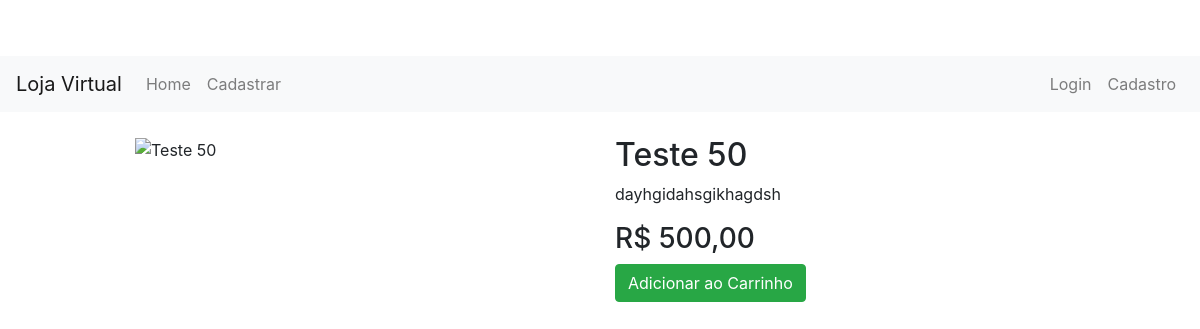
The app's page /produto.php?id=9 with its own data.
### tables this page shows
CREATE TABLE `produtos` (
  `id` int(11) NOT NULL,
  `nome` varchar(100) DEFAULT NULL,
  `descricao` text DEFAULT NULL,
  `preco` decimal(10,2) DEFAULT NULL,
  `estoque` int(11) DEFAULT NULL,
  `imagem` varchar(255) DEFAULT NULL,
  `categoria` varchar(50) DEFAULT NULL,
  `foto` varchar(255) NOT NULL
);

### produto.php (the view, shortened to what this page needs)
<?php
include 'db_connect.php';
if (isset($_GET['id'])) {
    $id = intval($_GET['id']);
    $sql = "SELECT * FROM produtos WHERE id = ?";
    $stmt = $conn->prepare($sql);
    $stmt->bind_param("i", $id);
    $stmt->execute();
    $result = $stmt->get_result();
    if ($result->num_rows > 0) {
        $row = $result->fetch_assoc();
    } else {
        echo "Produto não encontrado.";
        exit();
    }
} else {
    echo "ID do produto não especificado.";
    exit();
}
?>
<!DOCTYPE html>
<html lang="pt-br">
<head>
    <link href="https://stackpath.bootstrapcdn.com/bootstrap/4.5.2/css/bootstrap.min.css" rel="stylesheet">
    <link rel="stylesheet" href="styles.css">
</head>
<body>
<nav class="navbar navbar-expand-lg navbar-light bg-light">
    <a class="navbar-brand" href="index.php">Loja Virtual</a>
    <div class="collapse navbar-collapse">
        <ul class="navbar-nav mr-auto">
            <li class="nav-item">
                <a class="nav-link" href="index.php">Home</a>
            </li>
            <li class="nav-item">
                <a class="nav-link" href="cadastrar.php">Cadastrar</a>
            </li>
        </ul>
        <ul class="navbar-nav ml-auto">
            <?php if (isset($_SESSION['usuario_id'])): ?>
                <li class="nav-item">
                    <span class="navbar-text">Bem-vindo, <?php echo htmlspecialchars($_SESSION['user_name']); ?>!</span>
                </li>
                <li class="nav-item">
                    <a class="nav-link" href="logout.php">
                        <i class="fas fa-user"></i> Sair
                    </a>
                </li>
            <?php else: ?>
                <li class="nav-item">
                    <a class="nav-link" href="login.php">Login</a>
                </li>
                <li class="nav-item">
                    <a class="nav-link" href="cadastrar.php">Cadastro</a>
                </li>
            <?php endif; ?>
        </ul>
    </div>
</nav>
    <div class="container mt-4">
        <div class="row">
            <div class="col-md-6">
            <img src="uploads/<?php echo htmlspecialchars($row['imagem'] ?? 'imagem_padrao.jpg'); ?>" class="img-fluid" alt="<?php echo htmlspecialchars($row['nome']); ?>">
            </div>
            <div class="col-md-6">
                <h2><?php echo htmlspecialchars($row['nome']); ?></h2>
                <p><?php echo htmlspecialchars($row['descricao']); ?></p>
                <h3>R$ <?php echo number_format($row['preco'], 2, ',', '.'); ?></h3>
                <a href="adicionar_carrinho.php?id=<?php echo htmlspecialchars($row['id']); ?>" class="btn btn-success">Adicionar ao Carrinho</a>
            </div>
        </div>
    </div>
</body>
</html>

### styles.css (style rules this page uses)
body { padding-top: 56px; }
.navbar { margin-bottom: 20px; }
.container { max-width: 960px; }

### records on screen
produtos: nome "Teste 50", descricao "dayhgidahsgikhagdsh", preco "500,00"
